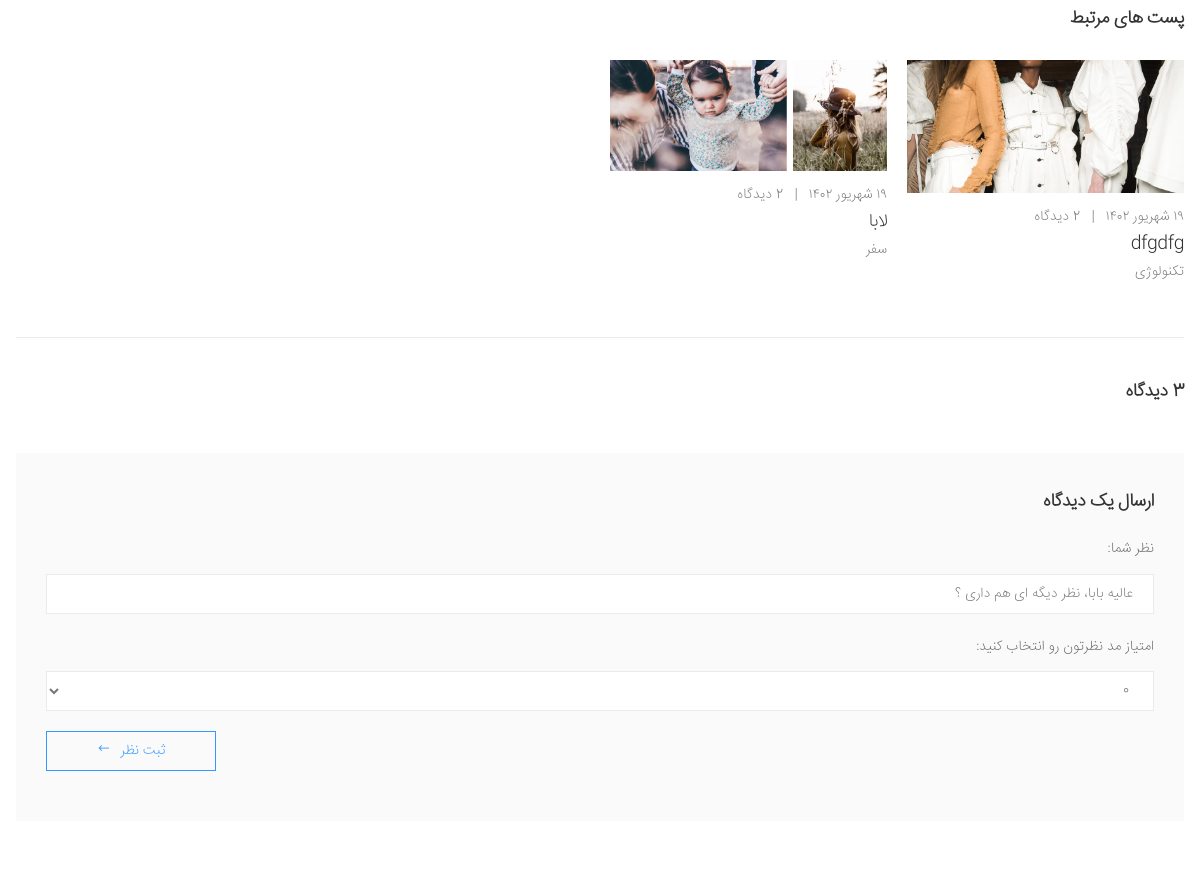
Page /blog/posts/grobrk/ (middle part) on the earlier database version.
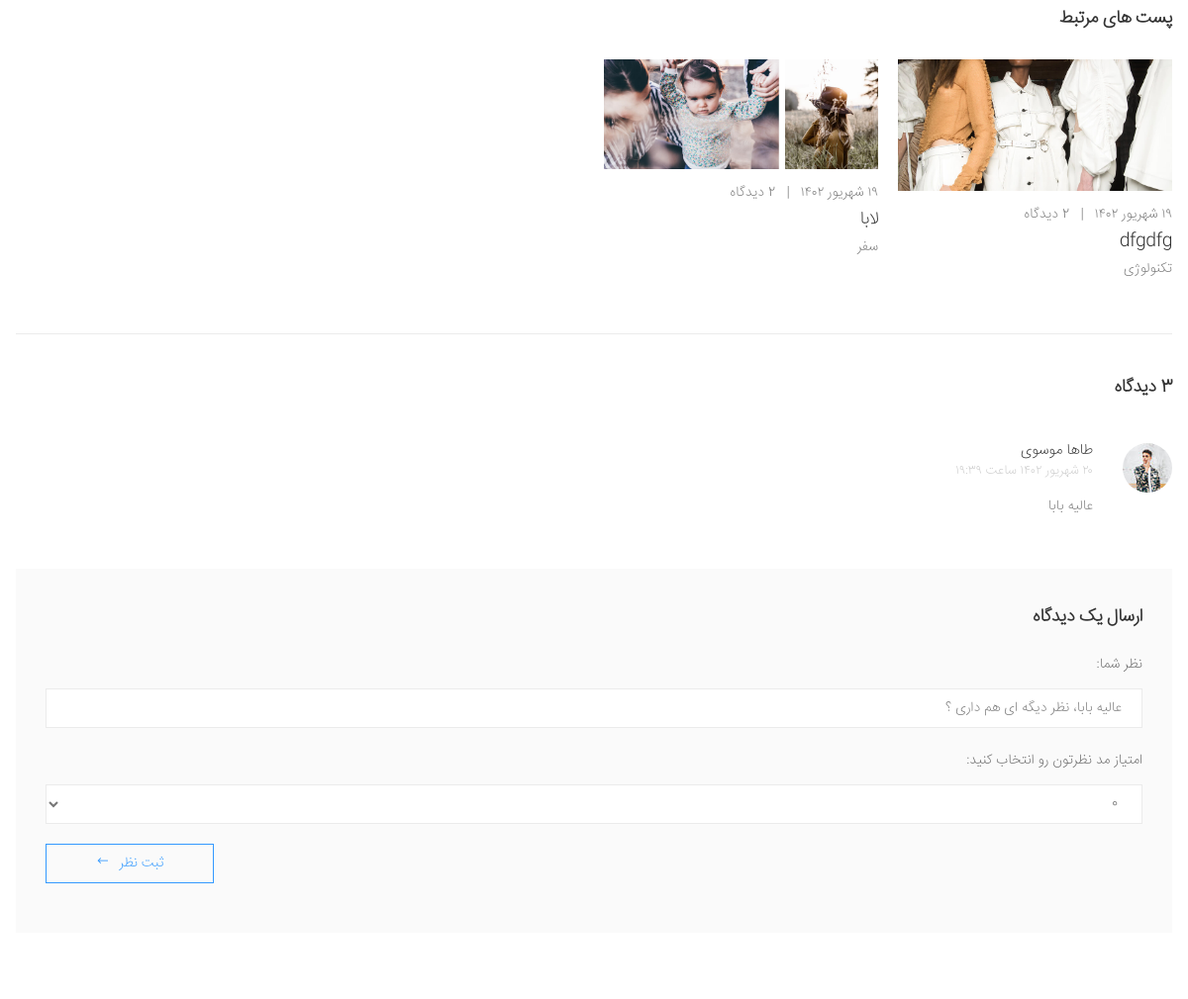
Same page on the later database version.
### blog/models.py (models this page shows, shortened)
class Post(models.Model):
    status_ch = (
        ('p' , "انتشار یافته"),
        ('d', "پیش نویس"),
        ('i', "در انتظار انتشار"),
        ('b',"برگشت داده شده"),
    )
    title = models.CharField(max_length=50,verbose_name="تیتر")
    text = models.TextField(verbose_name="متن")
    Author = models.ForeignKey(User,on_delete=models.CASCADE,related_name="posts",verbose_name="نویسنده")
    Cover = models.ImageField(upload_to="images",null=True,blank=True,verbose_name="تصویر")
    drafted = models.DateTimeField(auto_now_add=True,verbose_name="تاریخ پیش نویس")
    publish = models.DateTimeField(default=timezone.now,verbose_name="تاریخ انتشار")
    update = models.DateTimeField(auto_now=True,verbose_name="تاریخ آپدیت")
    slug = models.SlugField(max_length=40, unique = True,verbose_name="آدرس")
    status = models.CharField(max_length=1,choices = status_ch,verbose_name="وضعیت")
    Category = models.ManyToManyField(Category,related_name = "posts",verbose_name="دسته بندی")
    objects = PostManager()
    def get_absolute_url(self):
        return reverse("blog:post",args=[self.slug])
    def shamsi_date(self):
        return jalali_converter(self.publish)
    shamsi_date.short_description = "publish"
    def get_similar_posts(self):
        similar_posts = Post.objects.filter(Category__in=self.Category.all()).exclude(id=self.id)[:4]
        return similar_posts
    def get_comments(self):
        comments = self.comments.all()
        return comments

class Category(models.Model):
    status_ch = (
        ('a' , "Active"),
        ('d', "Deactive"),
    )
    title = models.CharField(max_length=50,verbose_name="تیتر")
    slug = models.SlugField(max_length=40, unique = True,verbose_name="آدرس")
    Cover = models.ImageField(upload_to="images",null=True,blank=True,verbose_name="تصویر")
    status = models.CharField(max_length=1,choices = status_ch,verbose_name="وضعیت")
    objects = CategoryManager()
    def __str__(self):
        return self.title
    def get_absolute_url(self):
        return "comment"

### accounts/models.py (models this page shows, shortened)
class Comment(models.Model):
    user = models.ForeignKey(User, on_delete=models.CASCADE, related_name="comments")
    text = models.TextField()
    created = models.DateTimeField(auto_now_add=True)
    valid = models.BooleanField(default=False)
    rating = models.FloatField(default=0, validators=[MaxValueValidator(5), MinValueValidator(0)])
    likes = models.ManyToManyField(User, related_name='liked_comments', blank=True)
    dislikes = models.ManyToManyField(User, related_name='disliked_comments', blank=True)
    parent_comment = models.ForeignKey('self', null=True, blank=True, on_delete=models.CASCADE, related_name='replies')
    def shamsi_date(self):
        return jalali_converter_with_hour(self.created)

class PostComment(Comment):
    post = models.ForeignKey(Post, on_delete=models.CASCADE, related_name="comments")

class Comment(models.Model):
    user = models.ForeignKey(User, on_delete=models.CASCADE, related_name="comments")
    text = models.TextField()
    created = models.DateTimeField(auto_now_add=True)
    valid = models.BooleanField(default=False)
    rating = models.FloatField(default=0, validators=[MaxValueValidator(5), MinValueValidator(0)])
    likes = models.ManyToManyField(User, related_name='liked_comments', blank=True)
    dislikes = models.ManyToManyField(User, related_name='disliked_comments', blank=True)
    parent_comment = models.ForeignKey('self', null=True, blank=True, on_delete=models.CASCADE, related_name='replies')
    def shamsi_date(self):
        return jalali_converter_with_hour(self.created)

class User(AbstractBaseUser):
    phoneNumber = models.CharField(unique=True, max_length=11)
    full_name = models.CharField(max_length=100, null=True, blank=True)
    is_admin = models.BooleanField(default=False)
    is_active = models.BooleanField(default=True)
    email = models.EmailField(unique=True)
    profile = models.OneToOneField(ProfileUser,on_delete=models.SET_NULL,blank=True,null=True,related_name="user")
    can_change_password = models.BooleanField(default=False)
    code = models.IntegerField(blank=True,null=True)
    wishlist = models.ManyToManyField(Product,blank=True,related_name ="wishlist")
    informing = models.ManyToManyField(Product,blank=True,related_name ="informing")
    USERNAME_FIELD = 'phoneNumber'
    objects = MyUserManager()

class ProfileUser(models.Model):
    image = models.ImageField(upload_to='web_shop/users/%Y/%m/%d/')
    bio = models.CharField(max_length=500)

### blog/views.py (the view)
# urls.py: path('posts/<slug>/',PostDetail.as_view(),name = "post"),
class PostDetail(DetailView):
    template_name = "blog/Post_detail.html"
    context_object_name = "post"
    def get_object(self):
        slug = self.kwargs.get('slug')
        return get_object_or_404(Post.objects.published(), slug=slug)
    def get_context_data(self, **kwargs):
        context = super().get_context_data(**kwargs)
        context['CommentForm'] = CommentForm
        return context

### blog/managers.py (called while the page is built)
    def published(self):
        return self.filter(status = "p")

### facades/jalali.py (called while the page is built)
    def persian_tuple(self):
        return self.persian_year, self.persian_month, self.persian_day

### facades/utils.py (called while the page is built)
def jalali_create(time):
    jmonth = ["فرودین","اردیبهشت","خرداد","تیر","مرداد","شهریور","مهر","آبان","آذر","دی","بهمن","اسفند"]
    time_to_str = "{},{},{}".format(time.year,time.month,time.day)
    time_to_tuple = jalali.Gregorian(time_to_str).persian_tuple()
    time_to_list = list(time_to_tuple)
    for index,month in enumerate(jmonth):
        if time_to_list[1] == index+1:
            time_to_list[1] = month
            break
    return time_to_list

def jalali_converter_with_hour(time):
    time_to_list = jalali_create(time)
    hour = time.hour
    minute = time.minute
    min = ""
    if(int(time.minute)+30):
        hour += 5
    else:
        hour += 4
    minute += 30
    minute %= 60
    if(minute<10):
        min = '0' + str(minute)
    else:
        min = str(minute)
    output = "{} {} {} ساعت {}:{}".format(
    time_to_list[2],
    time_to_list[1],
    time_to_list[0],
    int(hour),
    min,
    )
    return persion_converter_number(output)

def jalali_converter(time):
    time_to_list = jalali_create(time)
    output = "{} {} {}".format(
    time_to_list[2],
    time_to_list[1],
    time_to_list[0],
    )
    return persion_converter_number(output)

def persion_converter_number(en_number):
    numbers = {
        "1" : "۱",
        "2" : "۲",
        "3" : "۳",
        "4" : "۴",
        "5" : "۵",
        "6" : "۶",
        "7" : "۷",
        "8" : "۸",
        "9" : "۹",
        "0" : "۰",
    }
    for k , v in numbers.items():
        en_number = en_number.replace(k,v)
    return en_number

### blog/templates/blog/Post_detail.html (shortened to what this page needs)
{% extends 'facades/base.html' %}
{% load static %}
{% block css %}{% include 'facades/parts/css.html' %}{% endblock %}
{% block main %}
<main class="main">
            <div class="page-content">
                <div class="container">
                    <div class="related-posts">
                        <h3 class="title">پست های مرتبط</h3>
                        <div class="owl-carousel owl-simple" data-toggle="owl" data-owl-options='{
                                "nav": false,
                                "dots": true,
                                "margin": 20,
                                "loop": false,
                                "rtl": true,
                            "responsive": {
                                    "0": {
                                        "items":1
                                    },
                                    "480": {
                                        "items":2
                                    },
                                    "768": {
                                        "items":3
                                    },
                                    "992": {
                                        "items":4
                                    }
                                }
                            }'>
                            {% for item in post.get_similar_posts %}
                            <article class="entry entry-grid">
                                <figure class="entry-media">
                                    <a href="single.html">
                                        <img src="{{item.Cover.url}}" alt="توضیحات عکس">
                                    </a>
                                </figure>
                                <div class="entry-body">
                                    <div class="entry-meta justify-content-start">
                                        <a>{{post.shamsi_date}}</a>
                                        <span class="meta-separator">|</span>
                                        <a href="{{item.get_absolute_url}}">2 دیدگاه</a>
                                    </div>
                                    <h2 class="entry-title">
                                        <a href="{{item.get_absolute_url}}">{{item.title}}</a>
                                    </h2>
                                    <div class="entry-cats">
                                        {% for cat in item.Category.all %}
                                        <a href="{{cat.get_absolute_url}}">{{cat}}</a>
                                        {% endfor %}
                                    </div>
                                </div>
                            </article>
                            {% endfor %}
                        </div>
                    </div>
                    {% include 'blog/parts/comments.html' %}
                </div>
            </div>
        </main>
{% endblock %}

### facades/templates/facades/base.html (shortened to what this page needs)
{% load static %}
<!DOCTYPE html>
<html lang="en" dir="rtl">
<head>
    <link rel="stylesheet" href="{% static 'facades/css/bootstrap.min.css' %}">
    <link rel="stylesheet" href="{% static 'facades/css/bootstrap-rtl.min.css' %}">
    <link rel="stylesheet" href="{% static 'facades/css/plugins/owl-carousel/owl.carousel.css' %}">
    <link rel="stylesheet" href="{% static 'facades/css/plugins/magnific-popup/magnific-popup.css' %}">
    <link rel="stylesheet" href="{% static 'facades/css/myCss.css' %}">
    {% block css %}{% endblock %}
</head>
<body>
  <div class="page-wrapper">
  <main class="main">
  {% block main %}
  {% endblock %}
    </main>
</div>
</body>
</html>

### facades/templates/facades/parts/css.html
{% load static %}
<link rel="stylesheet" href="{% static 'facades/css/style.css' %}">

### facades/templates/facades/parts/black_header.html (shortened to what this page needs)
{% load static %}

### blog/templates/blog/parts/comments.html (shortened to what this page needs)
{% load static %}
<div class="comments">
                                <h3 class="title">3 دیدگاه</h3>
                                <ul>
                                {% for comment in post.get_comments %}
                                    <li>
                                        <div class="comment">
                                            <figure class="comment-media">
                                                <a>
                                                    {% if comment.user.profile %}
                                                    <img src="{{comment.user.profile.image.url}}" alt="user avatar">
                                                    {% else %}
                                                    <img src="{% static 'blog/images/custom.jpg' %}" alt="user avatar">
                                                    {% endif %}
                                                </a>
                                            </figure>
                                            <div class="comment-body">
                                                <div class="comment-user">
                                                    <h4><a>{{comment.user.full_name}}</a></h4>
                                                    <span class="comment-date">{{comment.shamsi_date}}</span>
                                                </div>
                                                <div class="comment-content">
                                                    <p>{{comment.text}}
                                                    </p>
                                                </div>
                                            </div>
                                        </div>
                                    </li>
                                    {% endfor %}
                                </ul>
                            </div>
                            <div class="reply">
                        <div class="heading">
                            <h3 class="title">ارسال یک دیدگاه</h3>
                        </div>
                        <form action="{% url 'accounts:AddComment' post.id 1 %}" method="post">
                            {{CommentForm}}
                            <button type="submit" class="btn btn-outline-primary-2">
                                <span>ثبت نظر</span>
                                <i class="icon-long-arrow-left"></i>
                            </button>
                        </form>
                    </div>

### facades/templates/facades/parts/sur.html (shortened to what this page needs)
{% load static %}

### facades/templates/facades/parts/footer.html (shortened to what this page needs)
{% load static %}

### facades/templates/facades/parts/mobile.html (shortened to what this page needs)
{% load static %}

Differences in the rows shown:
added PostComment: user.profile.image (picture), user.full_name "طاها موسوی", shamsi_date "۲۰ شهریور ۱۴۰۲ ساعت ۱۹:۳۹", text "عالیه بابا"
